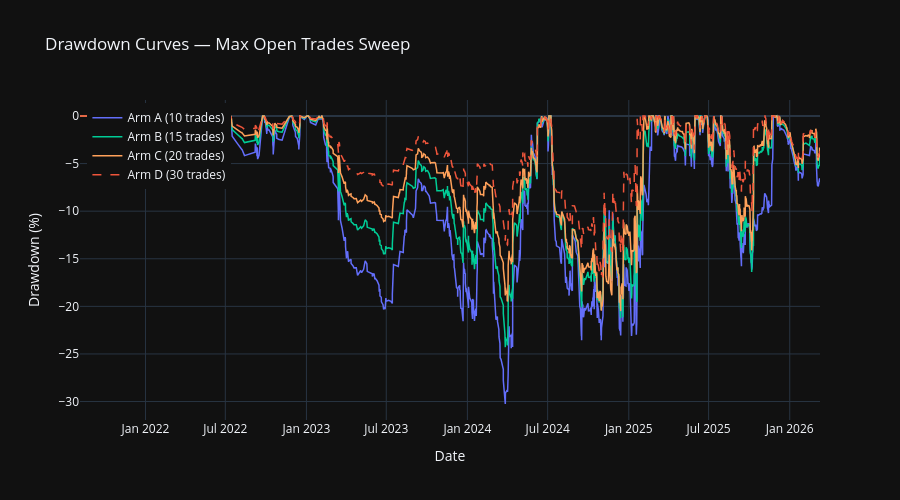

Source (notebook cell):
### Markdown cell above
## Drawdown Curves

### Code cell
fig = go.Figure()

for label, trades in all_trades.items():
    ts = trades.sort_values('close_date').copy()
    ts['equity'] = STARTING_BALANCE + ts['profit_abs'].cumsum()
    ts['drawdown'] = (ts['equity'] - ts['equity'].cummax()) / ts['equity'].cummax() * 100
    style = {k: v for k, v in STYLES[label].items() if k != 'width'}
    style['width'] = 1.5
    fig.add_trace(go.Scatter(x=ts['close_date'], y=ts['drawdown'], mode='lines',
                             name=label, line=style))

fig.update_layout(
    title='Drawdown Curves — Max Open Trades Sweep',
    xaxis_title='Date', yaxis_title='Drawdown (%)',
    template=TEMPLATE, height=500,
    legend=dict(yanchor='top', y=0.99, xanchor='left', x=0.01),
)
fig.show()

### Figure 1 — Plotly figure (JSON) as saved in the notebook; plotly's stock layout.template omitted (floating-point values rounded to 4 significant figures; data arrays with more than 128 entries replaced by an {"elided": "..."} marker saying what was removed)
{"data": [{"line": {"color": "#636EFA", "width": 1.5}, "mode": "lines", "name": "Arm A (10 trades)", "type": "scatter", "x": {"elided": "1642 str values"}, "y": {"elided": "1642 float values"}}, {"line": {"color": "#00CC96", "width": 1.5}, "mode": "lines", "name": "Arm B (15 trades)", "type": "scatter", "x": {"elided": "1884 str values"}, "y": {"elided": "1884 float values"}}, {"line": {"color": "#FFA15A", "width": 1.5}, "mode": "lines", "name": "Arm C (20 trades)", "type": "scatter", "x": {"elided": "2033 str values"}, "y": {"elided": "2033 float values"}}, {"line": {"color": "#EF553B", "dash": "dash", "width": 1.5}, "mode": "lines", "name": "Arm D (30 trades)", "type": "scatter", "x": {"elided": "2121 str values"}, "y": {"elided": "2121 float values"}}], "layout": {"height": 500, "legend": {"x": 0.01, "xanchor": "left", "y": 0.99, "yanchor": "top"}, "title": {"text": "Drawdown Curves — Max Open Trades Sweep"}, "xaxis": {"title": {"text": "Date"}}, "yaxis": {"title": {"text": "Drawdown (%)"}}}}
